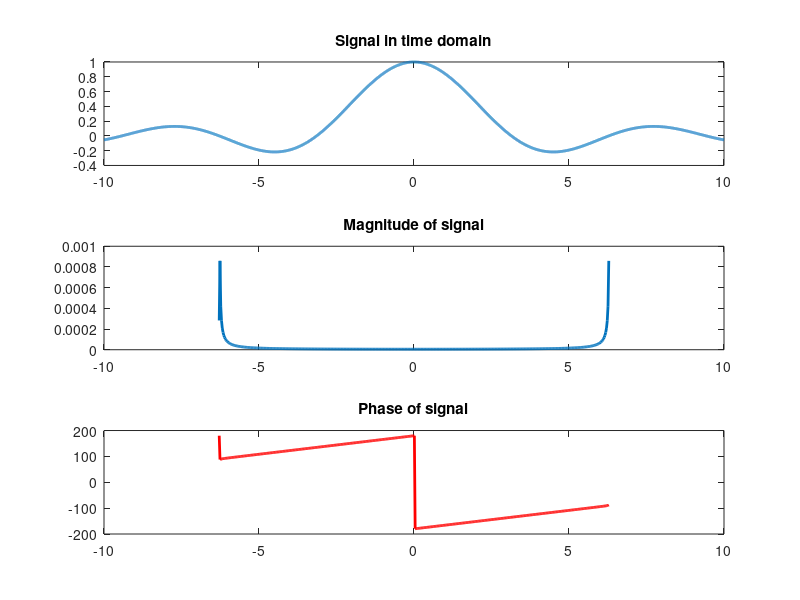

The MATLAB script that drew this image:
clc, clearvars, close all
t = linspace(-10, 10, 10000);
x = sin(t)./t;
x(t==0) = 1;
subplot(3, 1, 1)
plot(t, x, 'LineWidth', 2)
title('Signal in time domain')
N = 512;
L = length(x);
X = fft(x, N);
w = linspace(-2 * pi, 2 * pi, N);
subplot(3, 1, 2)
mag_X = abs(X)/L;
plot(w, mag_X, 'LineWidth', 2)
title('Magnitude of signal')
subplot(3, 1, 3)
phase_X = angle(X) * 180/pi;
plot(w, phase_X, 'LineWidth', 2, 'r')
title('Phase of signal')
pause
